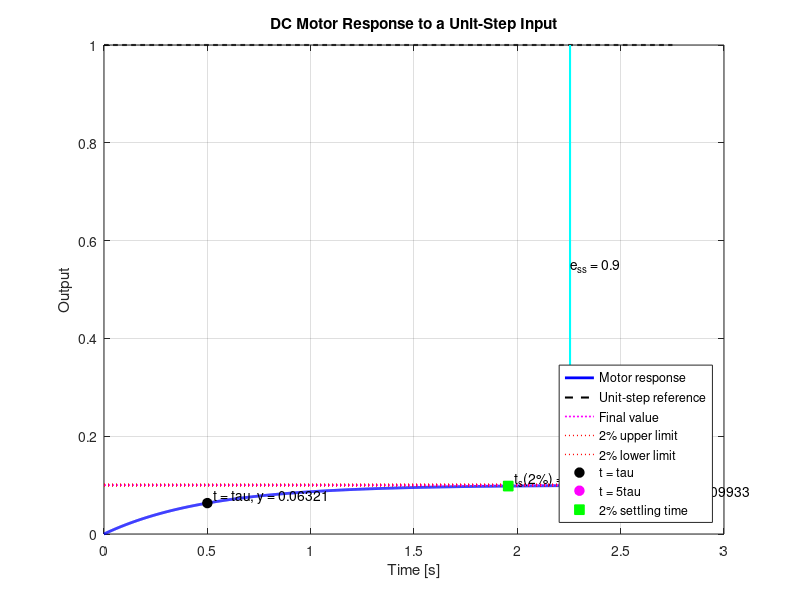

Reproduce this figure in MATLAB.
% ====================================================================
% Script: Unit-Step Response - DC Motor
% Transfer function: G(s) = K_M / (tau*s + 1)
% Student: Kevin Joseph Berrocal Rodríguez
% Student ID: 2020113094
% Course: Automatic Control
%
% This script calculates the first-order model of a DC motor from
% its physical parameters, obtains K_M and tau, and generates the
% time-domain response to a unit-step input.
%
% The input parameters are entered directly through the Octave terminal.
%
% Model:
%   K_M = Kt / (Ra*b + Kt*Kb)
%   tau = Ra*J / (Ra*b + Kt*Kb)
% ====================================================================

clear;
clc;
close all;

%% Parameter input function
function value = read_parameter(prompt)

    while true

        user_input = input(prompt, 's');

        % Check for empty input.
        if isempty(strtrim(user_input))
            fprintf('Warning: input cannot be empty. Please enter a value.\n');
            continue;
        end

        % Convert the input text to a number.
        value = str2double(user_input);

        % Check for invalid or non-numeric input.
        if isnan(value) || ~isfinite(value)
            fprintf('Warning: please enter a valid numeric value.\n');
            continue;
        end

        break;
    end

end

%% Input parameters
fprintf('DC Motor First-Order Model\n');
fprintf('===========================\n');
fprintf('Enter the motor parameters:\n\n');

Kt = read_parameter('Kt - Torque constant [N*m/A]: ');
Ra = read_parameter('Ra - Armature resistance [Ohm]: ');
b  = read_parameter('b  - Viscous friction coefficient [N*m*s/rad]: ');
Kb = read_parameter('Kb - Back-EMF constant [V*s/rad]: ');
J  = read_parameter('J  - Motor and load inertia [kg*m^2]: ');

%% Input validation
% Check that all values are real, finite and physically valid.
parameters = [Kt, Ra, b, Kb, J];

if any(~isfinite(parameters)) || any(~isreal(parameters))
    error('All parameters must be finite real numbers.');
end

if Kt <= 0
    error('Kt must be greater than zero.');
end

if Ra <= 0
    error('Ra must be greater than zero.');
end

if b < 0
    error('b must be greater than or equal to zero.');
end

if Kb <= 0
    error('Kb must be greater than zero.');
end

if J <= 0
    error('J must be greater than zero.');
end

%% Calculate motor model
% Obtain the gain and time constant from the motor parameters.
model_denominator = Ra*b + Kt*Kb;

if model_denominator <= 0 || ~isfinite(model_denominator)
    error('The calculated denominator is not physically valid.');
end

KM = Kt / model_denominator;
tau = (Ra*J) / model_denominator;

if ~isfinite(KM) || ~isfinite(tau) || tau <= 0
    error('The calculated K_M and tau values are not valid.');
end

%% Display model parameters
fprintf('\nCalculated model parameters\n');
fprintf('===========================\n');
fprintf('K_M = %.8g\n', KM);
fprintf('tau = %.8g s\n', tau);

fprintf('\nTransfer function:\n');
fprintf('G(s) = %.8g / (%.8g*s + 1)\n', KM, tau);

%% Unit-step simulation
% The input is explicitly defined as a unit step with amplitude 1.
input_step = 1;

% Simulate long enough to observe the complete transient response.
five_tau = 5*tau;
settling_time_2pct = -tau*log(0.02);

simulation_end_time = max(five_tau, settling_time_2pct) * 1.10;

time = linspace(0, simulation_end_time, 1000);

% First-order motor response to the unit-step input.
response = input_step * KM * (1 - exp(-time/tau));

% Reference signal: unit step with amplitude 1.
reference = input_step * ones(size(time));

%% Characteristic values
final_value = input_step * KM;
response_at_tau = final_value * (1 - exp(-1));
response_at_five_tau = final_value * (1 - exp(-5));

% Difference between the unit-step reference and final output.
steady_state_error = abs(input_step - final_value);

response_at_settling = final_value * ...
    (1 - exp(-settling_time_2pct/tau));

%% Display simulation results
fprintf('\nSimulation results\n');
fprintf('==================\n');
fprintf('Input step                         = %.4g\n', input_step);
fprintf('Final expected value, y(infinity)  = %.8g\n', final_value);
fprintf('Response at t = tau                = %.8g\n', response_at_tau);
fprintf('Response at t = 5*tau              = %.8g\n', response_at_five_tau);
fprintf('2%% settling time                   = %.8g s\n', ...
        settling_time_2pct);
fprintf('Steady-state error                 = %.8g\n', ...
        steady_state_error);

%% Plot
figure('Name', 'DC Motor Unit-Step Response', ...
       'NumberTitle', 'off');

% Motor response.
plot(time, response, 'b-', 'LineWidth', 2);
hold on;
grid on;

% Unit-step reference.
plot(time, reference, 'k--', 'LineWidth', 1.5);

% Final motor value.
plot([0, simulation_end_time], ...
     [final_value, final_value], ...
     'm:', 'LineWidth', 1.2);

% 2% settling limits around the final value.
upper_settling_limit = final_value * 1.02;
lower_settling_limit = final_value * 0.98;

plot([0, simulation_end_time], ...
     [upper_settling_limit, upper_settling_limit], ...
     'r:', 'LineWidth', 1.0);

plot([0, simulation_end_time], ...
     [lower_settling_limit, lower_settling_limit], ...
     'r:', 'LineWidth', 1.0);

% Characteristic points.
plot(tau, response_at_tau, ...
     'ko', 'MarkerSize', 7, 'MarkerFaceColor', 'k');

plot(five_tau, response_at_five_tau, ...
     'mo', 'MarkerSize', 7, 'MarkerFaceColor', 'm');

plot(settling_time_2pct, response_at_settling, ...
     'gs', 'MarkerSize', 7, 'MarkerFaceColor', 'g');

% Display steady-state error when it is meaningful.
if steady_state_error > 1e-4

    x_error = simulation_end_time * 0.82;

    plot([x_error, x_error], ...
         [final_value, input_step], ...
         'c-', 'LineWidth', 1.5);

    text(x_error, ...
         (final_value + input_step)/2, ...
         sprintf('e_{ss} = %.4g', steady_state_error), ...
         'VerticalAlignment', 'middle');
end

% Labels for characteristic points.
text(tau, ...
     response_at_tau, ...
     sprintf('  t = tau, y = %.4g', response_at_tau), ...
     'VerticalAlignment', 'bottom');

text(five_tau, ...
     response_at_five_tau, ...
     sprintf('  t = 5tau, y = %.4g', response_at_five_tau), ...
     'VerticalAlignment', 'top');

text(settling_time_2pct, ...
     response_at_settling, ...
     sprintf('  t_s(2%%) = %.4g s', settling_time_2pct), ...
     'VerticalAlignment', 'bottom');

xlabel('Time [s]');
ylabel('Output');

title('DC Motor Response to a Unit-Step Input');

legend({'Motor response', ...
        'Unit-step reference', ...
        'Final value', ...
        '2% upper limit', ...
        '2% lower limit', ...
        't = tau', ...
        't = 5tau', ...
        '2% settling time'}, ...
       'Location', 'southeast');

hold off;

fprintf('\nSimulation completed successfully.\n');
